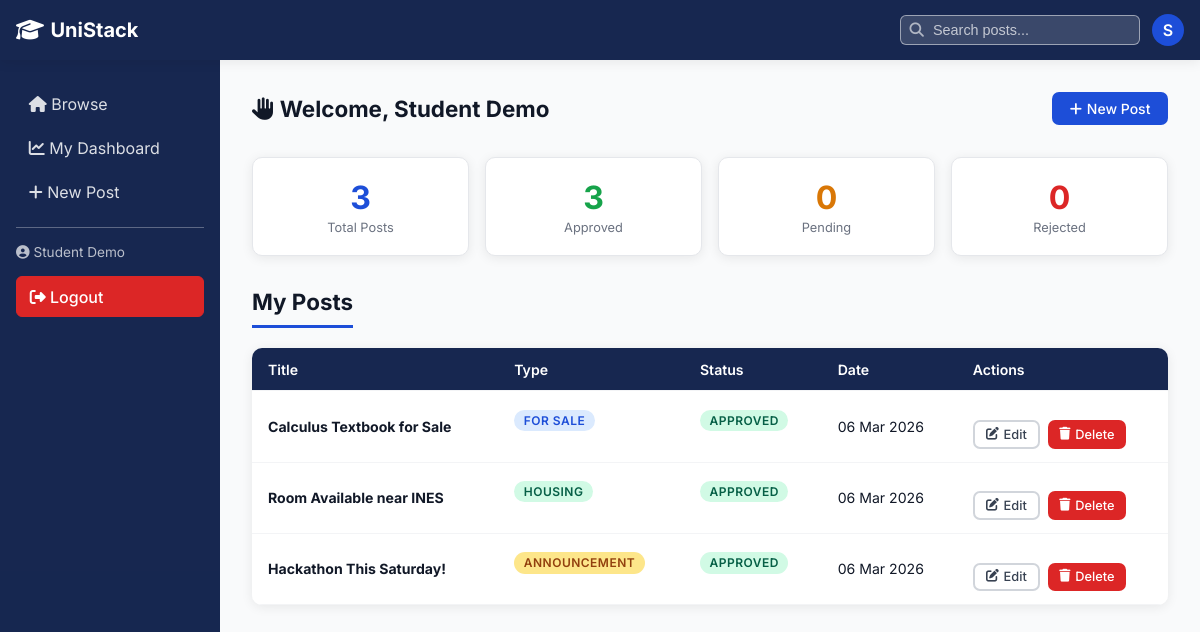
The app's page /index.php?page=student (signed in) with its own data.
### tables this page shows
CREATE TABLE posts (
    id INT AUTO_INCREMENT PRIMARY KEY,
    user_id INT NOT NULL,
    title VARCHAR(200) NOT NULL,
    description TEXT NOT NULL,
    type ENUM('for_sale','housing','announcement') NOT NULL,
    price DECIMAL(10,2) DEFAULT NULL,
    contact VARCHAR(100) DEFAULT NULL,
    status ENUM('pending','approved','rejected') DEFAULT 'pending',
    is_flagged TINYINT(1) DEFAULT 0,
    flag_reason TEXT DEFAULT NULL,
    moderated_by INT DEFAULT NULL,
    moderated_at DATETIME DEFAULT NULL,
    created_at DATETIME DEFAULT CURRENT_TIMESTAMP,
    updated_at DATETIME DEFAULT CURRENT_TIMESTAMP ON UPDATE CURRENT_TIMESTAMP,
    FOREIGN KEY (user_id) REFERENCES users(id) ON DELETE CASCADE,
    FOREIGN KEY (moderated_by) REFERENCES users(id) ON DELETE SET NULL
);

### app/controllers/StudentController.php (called while the page is built)
<?php
require_once __DIR__ . '/../models/Post.php';
class StudentController {
    private $conn;
    public function __construct($conn) { $this->conn = $conn; }
    public function dashboard() {
        $postModel = new Post($this->conn);
        $posts = $postModel->getByUser($_SESSION['user_id']);
        $my = ['total'=>0,'approved'=>0,'pending'=>0,'rejected'=>0];
        foreach ($posts as $p) {
            $my['total']++;
            $my[$p['status']]++;
        }
        require_once __DIR__ . '/../views/student/dashboard.php';
    }
}

### app/models/Post.php (called while the page is built, shortened)
<?php
class Post {
    private $conn;
    public function __construct($conn) {
        $this->conn = $conn;
    }
    public function getByUser($user_id) {
        $stmt = $this->conn->prepare("SELECT * FROM posts WHERE user_id = ? ORDER BY created_at DESC");
        $stmt->bind_param("i", $user_id);
        $stmt->execute();
        return $stmt->get_result()->fetch_all(MYSQLI_ASSOC);
    }
}

### app/views/student/dashboard.php (the view, shortened to what this page needs)
<?php
require_once __DIR__ . '/../shared/header.php';
?>
<div style="display:flex;justify-content:space-between;align-items:center;margin-bottom:2rem;flex-wrap:wrap;gap:1rem;">
    <h2 class="section-title" style="border:none;padding:0;margin:0;"><i class="fas fa-hand-paper"></i> Welcome, <?= htmlspecialchars($_SESSION['name']) ?></h2>
    <a href="index.php?page=posts&action=create" class="btn btn-primary"><i class="fas fa-plus"></i> New Post</a>
</div>
<div class="stats-row">
    <div class="stat-card">
        <div class="stat-num"><?= $my['total'] ?></div>
        <div class="stat-label">Total Posts</div>
    </div>
    <div class="stat-card">
        <div class="stat-num" style="color:#16a34a;"><?= $my['approved'] ?></div>
        <div class="stat-label">Approved</div>
    </div>
    <div class="stat-card">
        <div class="stat-num" style="color:#d97706;"><?= $my['pending'] ?></div>
        <div class="stat-label">Pending</div>
    </div>
    <div class="stat-card">
        <div class="stat-num" style="color:#dc2626;"><?= $my['rejected'] ?></div>
        <div class="stat-label">Rejected</div>
    </div>
</div>
<h3 class="section-title">My Posts</h3>
<?php if (empty($posts)): ?>
    <div class="empty-state">
        <div class="empty-icon">📝</div>
        <h3>No posts yet</h3>
        <p>Start by creating your first post!</p>
        <a href="index.php?page=posts&action=create" class="btn btn-primary" style="margin-top:1rem;"><i class="fas fa-plus"></i> Create Post</a>
    </div>
<?php else: ?>
    <div class="table-wrap">
        <table>
            <thead>
                <tr>
                    <th>Title</th>
                    <th>Type</th>
                    <th>Status</th>
                    <th>Date</th>
                    <th>Actions</th>
                </tr>
            </thead>
            <tbody>
            <?php foreach ($posts as $post): ?>
                <tr>
                    <td><strong><?= htmlspecialchars($post['title']) ?></strong></td>
                    <td>
                        <span class="card-badge badge-<?= $post['type'] ?>">
                            <?= ucfirst(str_replace('_',' ',$post['type'])) ?>
                        </span>
                    </td>
                    <td>
                        <span class="card-badge badge-<?= $post['status'] ?>">
                            <?= ucfirst($post['status']) ?>
                        </span>
                    </td>
                    <td><?= date('d M Y', strtotime($post['created_at'])) ?></td>
                    <td>
                        <div class="card-actions">
                            <a href="index.php?page=posts&action=edit&id=<?= $post['id'] ?>" class="btn btn-outline btn-sm"><i class="fas fa-edit"></i> Edit</a>
                            <a href="index.php?page=posts&action=delete&id=<?= $post['id'] ?>"
                               class="btn btn-danger btn-sm"
                               data-confirm="Delete this post permanently?"><i class="fas fa-trash"></i> Delete</a>
                        </div>
                    </td>
                </tr>
            <?php endforeach; ?>
            </tbody>
        </table>
    </div>
<?php endif; ?>
<?php require_once __DIR__ . '/../shared/footer.php'; ?>

### public/css/style.css (style rules this page uses)
:root { --primary: #1d4ed8; --primary-dark: #051642ec; --primary-light: #dbeafe; --success: #16a34a; --success-light: #dcfce7; --danger: #dc2626; --danger-light: #fee2e2; --warning: #d97706; --warning-light: #fef3c7; --gray-50: #f9fafb; --gray-100: #f3f4f6; --gray-200: #e5e7eb; --gray-300: #d1d5db; --gray-500: #6b7280; --gray-700: #374151; --gray-900: #111827; --radius: 10px; --shadow: 0 2px 12px rgba(0,0,0,0.08); --shadow-lg: 0 8px 32px rgba(0,0,0,0.12); }
* { box-sizing: border-box; margin: 0; padding: 0; }
body { font-family: 'Inter', sans-serif; background: var(--gray-50); color: var(--gray-900); min-height: 100vh; display: flex; flex-direction: column; }
.card-badge { display: inline-block; padding: .2rem .6rem; border-radius: 12px; font-size: .75rem; font-weight: 600; text-transform: uppercase; letter-spacing: .04em; margin-bottom: .75rem; }
.badge-for_sale { background: #dbeafe; color: #1d4ed8; }
.badge-housing { background: #d1fae5; color: #065f46; }
.badge-announcement { background: #fde68a; color: #92400e; }
.badge-approved { background: #d1fae5; color: #065f46; }
.card-actions { display: flex; gap: .5rem; margin-top: 1rem; flex-wrap: wrap; }
.btn { padding: .5rem 1.1rem; border-radius: 7px; border: none; cursor: pointer; font-size: .875rem; font-weight: 500; text-decoration: none; display: inline-flex; align-items: center; gap: .3rem; transition: all .2s; }
.btn-primary { background: var(--primary); color: white; }
.btn-danger { background: var(--danger); color: white; }
.btn-outline { background: transparent; border: 2px solid var(--gray-300); color: var(--gray-700); }
.btn-sm { padding: .3rem .7rem; font-size: .8rem; }
.stats-row { display: grid; grid-template-columns: repeat(auto-fit, minmax(140px, 1fr)); gap: 1rem; margin-bottom: 2rem; }
.stat-card { background: white; border-radius: var(--radius); padding: 1.25rem; text-align: center; border: 1px solid var(--gray-200); box-shadow: var(--shadow); }
.stat-num { font-size: 2rem; font-weight: 700; color: var(--primary); }
.stat-label { font-size: .8rem; color: var(--gray-500); margin-top: .2rem; }
.table-wrap { overflow-x: auto; border-radius: var(--radius); box-shadow: var(--shadow); }
table { width: 100%; border-collapse: collapse; background: white; }
thead { background: var(--primary-dark); color: white; }
th, td { padding: .8rem 1rem; text-align: left; font-size: .88rem; border-bottom: 1px solid var(--gray-100); }
th { font-weight: 600; }
.section-title { font-size: 1.4rem; font-weight: 700; margin-bottom: 1.25rem; padding-bottom: .6rem; border-bottom: 3px solid var(--primary); display: inline-block; }

### records on screen
posts: title "Calculus Textbook for Sale", type "FOR SALE", status "APPROVED", created_at "06 Mar 2026"
posts: title "Room Available near INES", type "HOUSING", status "APPROVED", created_at "06 Mar 2026"
posts: title "Hackathon This Saturday!", type "ANNOUNCEMENT", status "APPROVED", created_at "06 Mar 2026"

### other values on screen
$s['site_name'] "UniStack"
substr($_SESSION['name'],0,1) "S"
$_SESSION['name'] "Student Demo"
$my['total'] "3"
$my['approved'] "3"
$my['pending'] "0"
$my['rejected'] "0"
